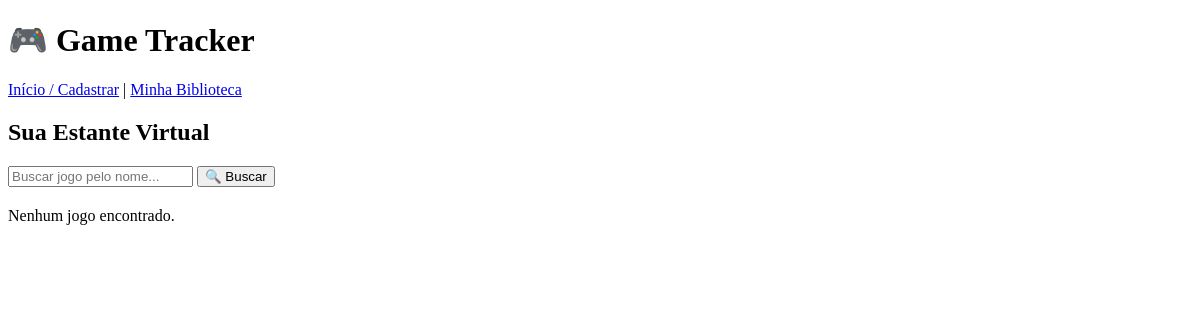
Page /php/listar.php on the earlier database version.
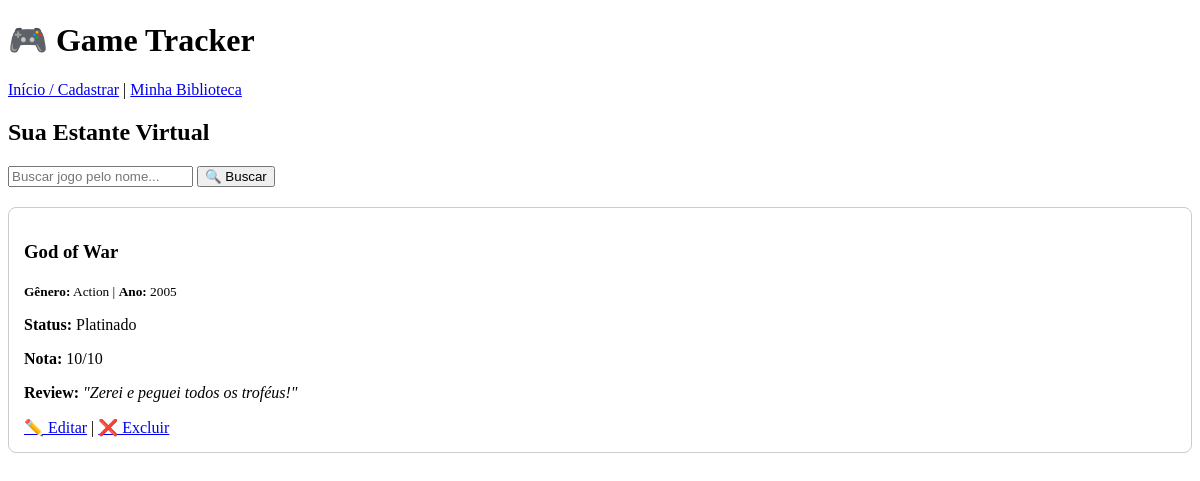
Same page on the later database version.
### tables this page shows
CREATE TABLE `jogos` (
  `id` int(11) NOT NULL,
  `nome` varchar(100) NOT NULL,
  `status_jogo` varchar(100) NOT NULL,
  `nota` int(11) DEFAULT NULL,
  `review` text DEFAULT NULL,
  `data_cadastro` timestamp NOT NULL DEFAULT current_timestamp(),
  `genero` varchar(50) DEFAULT NULL,
  `ano_lancamento` varchar(10) DEFAULT NULL
);

### php/listar.php (the view, shortened to what this page needs)
<?php
$host    = "localhost";
$usuario = "root";
$senha   = "";
$banco   = "gametracker_db";
try {
    $conexao = new mysqli($host, $usuario, $senha, $banco);
} catch (mysqli_sql_exception $e) {
    die("❌ Falha na conexão: " . $e->getMessage());
}
$termo_busca = trim($_GET['busca'] ?? '');
$jogos = [];
try {
    if ($termo_busca !== '') {
        $sql = "SELECT id, nome, status_jogo, nota, review, genero, ano_lancamento FROM jogos WHERE nome LIKE ? ORDER BY data_cadastro DESC";
        $stmt = $conexao->prepare($sql);
        $parametro = "%" . $termo_busca . "%";
        $stmt->bind_param("s", $parametro);
        $stmt->execute();
        $resultado = $stmt->get_result();
        $jogos = $resultado->fetch_all(MYSQLI_ASSOC);
        $stmt->close();
    } else {
        $sql = "SELECT id, nome, status_jogo, nota, review, genero, ano_lancamento FROM jogos ORDER BY data_cadastro DESC";
        $resultado = $conexao->query($sql);
        $jogos = $resultado->fetch_all(MYSQLI_ASSOC);
    }
} catch (mysqli_sql_exception $e) {
    die("❌ Erro ao buscar os jogos: " . $e->getMessage());
}
?>
<!DOCTYPE html>
<html lang="pt-BR">
<head>
</head>
<body>
<header>
    <h1>🎮 Game Tracker</h1>
    <nav>
        <a href="../index.html">Início / Cadastrar</a> |
        <a href="listar.php">Minha Biblioteca</a>
    </nav>
</header>
<main>
    <h2>Sua Estante Virtual</h2>
    <form action="listar.php" method="GET" style="margin-bottom: 20px;">
        <input type="text" name="busca" placeholder="Buscar jogo pelo nome..." value="<?= htmlspecialchars($termo_busca) ?>">
        <button type="submit">🔍 Buscar</button>
    </form>
    <?php if (empty($jogos)): ?>
        <p>Nenhum jogo encontrado.</p>
    <?php else: ?>
        <div class="lista-jogos">
            <?php foreach ($jogos as $jogo): ?>
                <div class="card-jogo" style="border: 1px solid #ccc; padding: 15px; margin-bottom: 15px; border-radius: 8px;">
                    <h3><?= htmlspecialchars($jogo['nome']) ?></h3>
                    <p><small><strong>Gênero:</strong> <?= htmlspecialchars($jogo['genero'] ?? 'N/A') ?> | <strong>Ano:</strong> <?= htmlspecialchars($jogo['ano_lancamento'] ?? 'N/A') ?></small></p>
                    <p><strong>Status:</strong> <?= htmlspecialchars($jogo['status_jogo']) ?></p>
                    <p><strong>Nota:</strong> <?= $jogo['nota'] !== null ? $jogo['nota'] . "/10" : "Sem nota" ?></p>
                    <?php if (!empty($jogo['review'])): ?>
                        <p><strong>Review:</strong> <em>"<?= htmlspecialchars($jogo['review']) ?>"</em></p>
                    <?php endif; ?>
                    <div style="margin-top: 10px;">
                        <a href="editar.php?id=<?= $jogo['id'] ?>">✏️ Editar</a> |
                        <a href="excluir.php?id=<?= $jogo['id'] ?>" onclick="return confirm('Tem certeza que deseja apagar esse save?')">❌ Excluir</a>
                    </div>
                </div>
            <?php endforeach; ?>
        </div>
    <?php endif; ?>
</main>
</body>
</html>

Differences in the rows shown:
added jogos: nome "God of War", genero "Action", ano_lancamento "2005", status_jogo "Platinado", nota "10", review "Zerei e peguei todos os troféus!"
Other differences:
text no longer shown: "Nenhum jogo encontrado."
